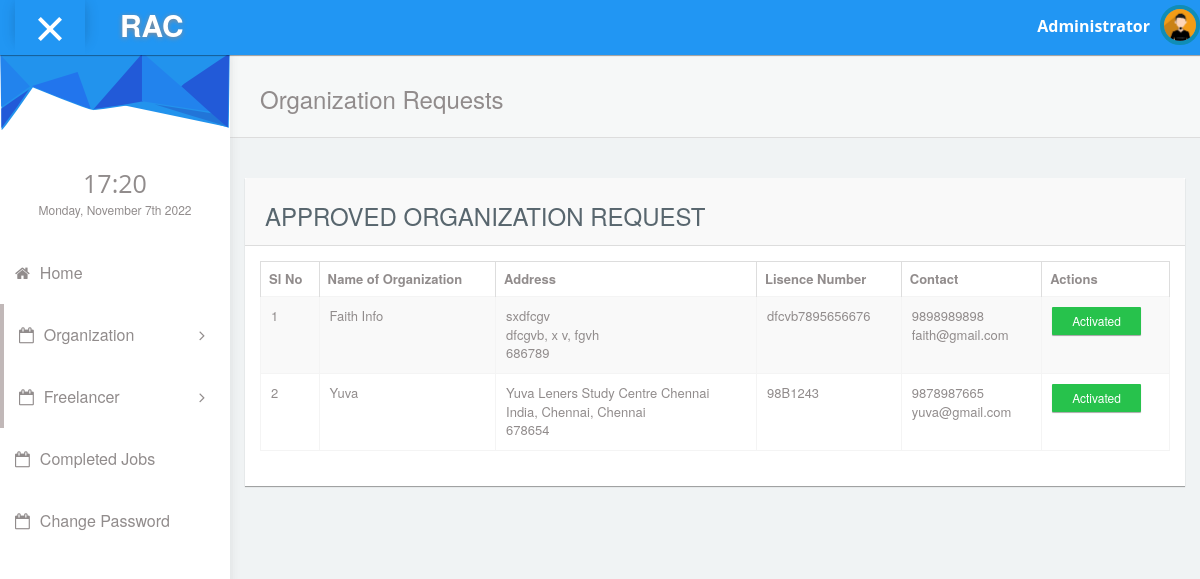
Screenshot of /admin/org_requests.php?sts=active (signed in) with the database file from the repository.
### tables this page shows
CREATE TABLE IF NOT EXISTS `org_reg` (
  `oid` int(11) NOT NULL AUTO_INCREMENT,
  `org_name` varchar(100) NOT NULL,
  `location` varchar(100) DEFAULT NULL,
  `address` text NOT NULL,
  `country` varchar(30) NOT NULL,
  `state` varchar(40) NOT NULL,
  `city` varchar(50) NOT NULL,
  `pincode` int(10) DEFAULT NULL,
  `license_no` varchar(20) NOT NULL,
  `ph_no` varchar(15) NOT NULL,
  `email` varchar(100) NOT NULL,
  PRIMARY KEY (`oid`)
);

### connectionclass.php (called while the page is built, shortened)
<?php
class ConnectionClass
{
public $db=null;
public function open()
{
$this->db=mysqli_connect('localhost','root','','rent_a_coder') or die('Error: ' . mysqli_error($myConnection));
	}
public function GetTable($qry)
{
    try
	{
	$result=mysqli_query($this->db,$qry);
	if($result)
	{
	    $data = array();
		while ($row=mysqli_fetch_assoc($result))
		{
		$data[ ] = $row;
		}
		return $data;
		}
	else
	throw new  Exception(mysql_error());
	}
	catch(Exception $e)
	{
	return $e->getMessage();
	}
}
}
?>

### admin/org_requests.php (the view)
<?php
require_once('header.php');
require_once('../connectionclass.php');
$obj=new ConnectionClass();
$status=$_REQUEST['sts'];
$qryl="select * from org_reg inner join login on org_reg.email=login.username and login.status='$status' and login.usertype='Organization'";
$result=$obj->GetTable($qryl);
if($status=='active')
{
  $name='APPROVED';
}
elseif($status=='inactive')
{
  $name='NEW';
}
elseif($status=='rejected')
{
  $name='REJECTED';
}
else
{
  echo "";
}
?>
            <div id="content">
               <div class="panel box-shadow-none content-header">
                  <div class="panel-body">
                    <div class="col-md-12">
                        <h3 class="animated fadeInLeft">Organization Requests</h3>
                     </div>
                  </div>
              </div>
              <div class="col-md-12 top-20 padding-0">
                <div class="col-md-12">
                  <div class="panel">
                    <div class="panel-heading"><h3><?php echo $name;?> ORGANIZATION REQUEST</h3></div>
                    <div class="panel-body">
                      <div class="responsive-table">
                      <table id="datatables-example" class="table table-striped table-bordered" width="100%" cellspacing="0">
                      <thead>
                        <tr>
                          <th>Sl No</th>
                          <th>Name of Organization</th>
                          <th>Address</th>
                          <th>Lisence Number</th>
                          <th>Contact</th>
                          <th>Actions</th>
                        </tr>
                      </thead>
                      <tbody>
                      	<?php
                      	$i=1;
                      	foreach ($result as $res)
                      	{
                      	?>
                        <tr>
                          <td><?php echo $i++; ?></td>
                          <td><?php echo $res['org_name']; ?></td>
                          <td>
                          	<?php echo $res['address']; ?><br>
                          	<?php echo $res['country']; ?>,
                          	<?php echo $res['state']; ?>,
                          	<?php echo $res['city']; ?><br>
                          	<?php echo $res['pincode']; ?><br>
                          </td>
                          <td><?php echo $res['license_no']; ?></td>
                          <td><?php echo $res['ph_no']; ?><br><?php echo $res['email']; ?></td>
                           <td>
                      <?php
                if($status=="active")
                {
                  ?>
                  <a class="btn btn-success btn-sm">Activated</a>
                  <?php
                }
                 elseif($status=="inactive")
                  {
                    ?>
                    <a href="codes/approve_org_exe.php?action=update&name=<?php echo $res['username']; ?>" class="btn btn-xs btn-info">Approve</a>
                          <a href="codes/reject_org_exe.php?action=reject&name=<?php echo $res['username']; ?>" class="btn btn-xs btn-info">Reject</a>
                    <?php
                  }
                    else
                    {
                      ?>
                    <a class="btn btn-warning btn-sm">Rejected Organization</a>
                    <?php
                  }
                  ?>
                </td>
                        </tr>
                        <?php
	                    }
	                    ?>
                      </tbody>
                        </table>
                      </div>
                  </div>
                </div>
              </div>
              </div>
            </div>
<?php require_once('footer.php'); ?>

### rows the page displays
org_reg: org_name "Faith Info", address "sxdfcgv", country "dfcgvb", state "x v", city "fgvh", pincode "686789", license_no "dfcvb7895656676", ph_no "9898989898", email "faith@gmail.com"
org_reg: org_name "Yuva", address "Yuva Leners Study Centre Chennai", country "India", state "Chennai", city "Chennai", pincode "678654", license_no "98B1243", ph_no "9878987665", email "yuva@gmail.com"

### other values shown
$name "APPROVED"
